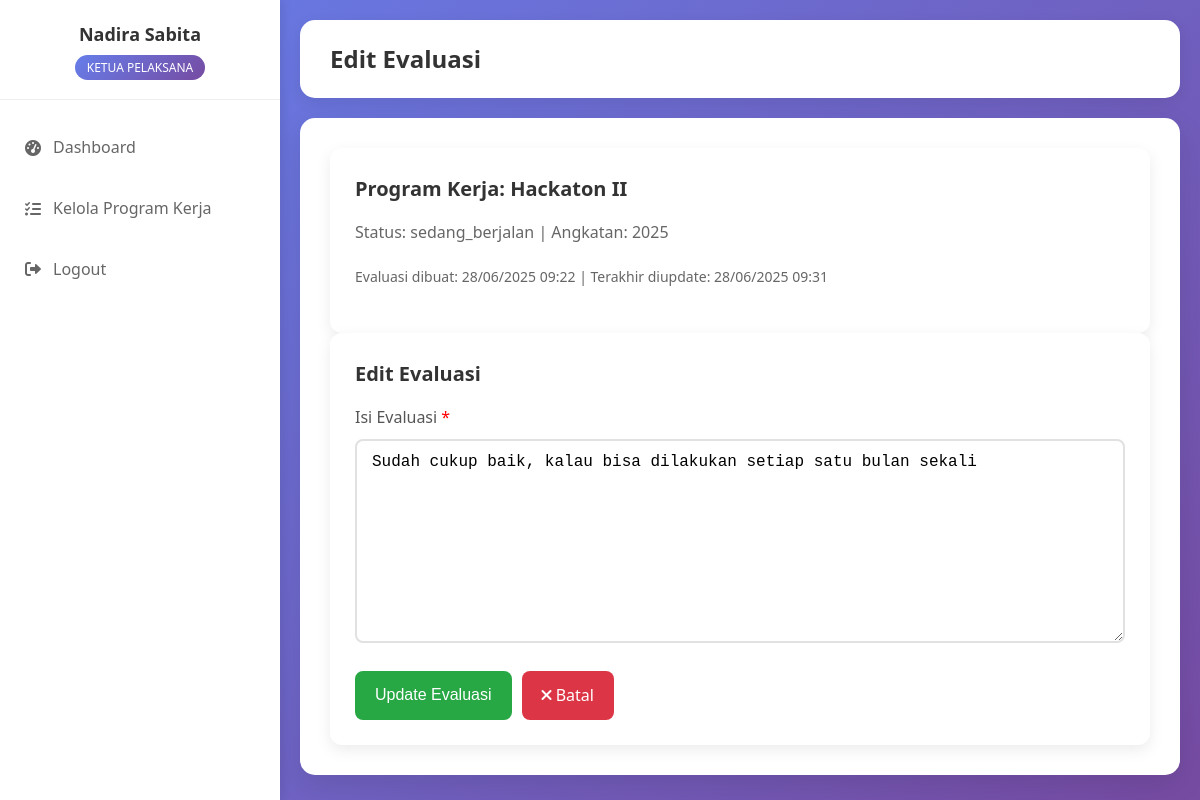
Screenshot of /modules/evaluasi/edit_evaluasi.php?id=10 (signed in) with the database file from the repository.
### tables this page shows
CREATE TABLE `evaluasi` (
  `id` int(11) NOT NULL,
  `proker_id` varchar(10) DEFAULT NULL,
  `evaluasi` text NOT NULL,
  `created_by` int(11) DEFAULT NULL,
  `created_at` timestamp NOT NULL DEFAULT current_timestamp(),
  `updated_at` timestamp NOT NULL DEFAULT current_timestamp() ON UPDATE current_timestamp()
);

CREATE TABLE `program_kerja` (
  `id` varchar(10) NOT NULL,
  `nama_proker` varchar(200) NOT NULL,
  `deskripsi` text DEFAULT NULL,
  `tanggal_mulai` date DEFAULT NULL,
  `tanggal_selesai` date DEFAULT NULL,
  `status` enum('belum_mulai','sedang_berjalan','selesai','dibatalkan') DEFAULT NULL,
  `angkatan` varchar(10) DEFAULT NULL,
  `ketua_pelaksana_id` int(11) DEFAULT NULL,
  `created_by` int(11) DEFAULT NULL,
  `created_at` timestamp NOT NULL DEFAULT current_timestamp(),
  `updated_at` timestamp NOT NULL DEFAULT current_timestamp() ON UPDATE current_timestamp()
);

### includes/functions.php (called while the page is built, shortened)
<?php
function sanitize($data) {
    return htmlspecialchars(trim($data), ENT_QUOTES, 'UTF-8');
}
function getStatusBadge($status) {
    $badges = [
        'belum_mulai' => '<span class="badge badge-warning">Belum Mulai</span>',
        'sedang_berjalan' => '<span class="badge badge-info">Sedang Berjalan</span>',
        'selesai' => '<span class="badge badge-success">Selesai</span>',
        'dibatalkan' => '<span class="badge badge-danger">Dibatalkan</span>',
    ];
    return $badges[$status] ?? $status;
}
?>

### modules/evaluasi/edit_evaluasi.php (the view, shortened to what this page needs)
<?php
require_once '../../config/database.php';
require_once '../../includes/functions.php';
$evaluasi_id = $_GET['id'] ?? 0;
$stmt = $pdo->prepare("
    SELECT e.*, pk.nama_proker, pk.angkatan, pk.status, pk.tanggal_mulai, pk.tanggal_selesai
    FROM evaluasi e
    JOIN program_kerja pk ON e.proker_id = pk.id
    WHERE e.id = ? AND e.created_by = ?
");
$stmt->execute([$evaluasi_id, $_SESSION['user_id']]);
$evaluasi = $stmt->fetch();
$proker_id = $evaluasi['proker_id'];
?>
<!DOCTYPE html>
<html lang="id">
<head>
    <link rel="stylesheet" href="../../css/style.css">
    <link rel="stylesheet" href="https://cdnjs.cloudflare.com/ajax/libs/font-awesome/6.0.0/css/all.min.css">
</head>
<body>
    <div class="dashboard-container">
            <div class="sidebar" id="sidebar">
                <div class="sidebar-header">
                    <h3><?= $_SESSION['nama'] ?></h3>
                        <span class="role-badge">
                        <?= ucwords(str_replace('_', ' ', $_SESSION['role'])) ?></span>
                </div>
            <div class="sidebar-menu">
                    <div class="menu-item">
                    <a href="../../dashboard/<?= $_SESSION['role'] ?>.php">
                        <i class="fas fa-tachometer-alt"></i>
                        Dashboard
                    </a>
                </div>
            <div class="menu-item">
                <?php if ($_SESSION['role']): ?>
                <a href="../proker/manage_proker.php">
                    <i class="fas fa-tasks"></i>
                    Kelola Program Kerja
                </a>
                <?php endif; ?>
            </div>
            <div class="menu-item">
                  <?php if ($_SESSION['role']): ?>
                    <a href="../../logout.php">
                        <i class="fas fa-sign-out-alt"></i>
                        Logout
                    </a>
                <?php endif; ?>
            </div>
            </div>
        </div>
        <div class="main-content" id="mainContent">
            <div class="container">
                <div class="header">
                    <h1>Edit Evaluasi</h1>
                </div>
        <div class="dashboard">
            <div class="card">
                <h3>Program Kerja: <?= sanitize($evaluasi['nama_proker']) ?></h3>
                <p style="color: #666;">
                    Status: <?= getStatusBadge($evaluasi['status']) ?> |
                    Angkatan: <?= sanitize($evaluasi['angkatan'] ?? '-') ?>
                </p>
                <p style="color: #666; font-size: 14px;">
                    Evaluasi dibuat: <?= date('d/m/Y H:i', strtotime($evaluasi['created_at'])) ?>
                    <?php if ($evaluasi['updated_at'] != $evaluasi['created_at']): ?>
                        | Terakhir diupdate: <?= date('d/m/Y H:i', strtotime($evaluasi['updated_at'])) ?>
                    <?php endif; ?>
                </p>
            </div>
            <form method="POST" class="card">
                <h3>Edit Evaluasi</h3>
                <div class="form-group">
                    <label for="evaluasi">Isi Evaluasi <span style="color: red;">*</span></label>
                    <textarea class="form-control" id="evaluasi" name="evaluasi" rows="10"
                              placeholder="Tuliskan evaluasi program kerja Anda di sini..."><?= sanitize($evaluasi['evaluasi']) ?></textarea>
                </div>
                <div style="display: flex; gap: 10px;">
                    <button type="submit" class="btn btn-success">Update Evaluasi</button>
                   <a href="manage_evaluasi.php?proker_id=<?= $proker_id ?>" class="btn btn-danger">
                                <i class="fas fa-times"></i> Batal
                            </a>
                </div>
            </form>
        </div>
    </div>
</body>
</html>

### css/style.css (style rules this page uses)
* { margin: 0; padding: 0; box-sizing: border-box; }
body { font-family: 'Segoe UI', Tahoma, Geneva, Verdana, sans-serif; background: linear-gradient(to bottom right, #6a11cb, #2575fc); min-height: 100vh; line-height: 1.6; }
.container { max-width: 1200px; margin: 0 auto; padding: 20px; }
.form-group { margin-bottom: 20px; }
.form-group label { display: block; margin-bottom: 8px; color: #555; font-weight: 500; }
.form-control { width: 100%; padding: 12px 15px; border: 2px solid #e1e1e1; border-radius: 8px; font-size: 16px; transition: border-color 0.3s; }
.btn { padding: 12px 20px; border: none; border-radius: 8px; cursor: pointer; font-size: 16px; transition: all 0.3s; text-decoration: none; display: inline-block; text-align: center; }
.btn-success { background-color: #28a745; color: white; }
.btn-danger { background-color: #dc3545; color: white; }
.dashboard { background: white; border-radius: 15px; padding: 30px; margin-top: 20px; box-shadow: 0 10px 30px rgba(0, 0, 0, 0.1); }
.header { background: white; padding: 20px 30px; border-radius: 15px; box-shadow: 0 5px 15px rgba(0, 0, 0, 0.08); margin-bottom: 20px; display: flex; justify-content: space-between; align-items: center; flex-wrap: wrap; }
.header h1 { color: #333; font-size: 24px; margin: 0; flex: 1; }
.card { background: white; padding: 25px; border-radius: 12px; box-shadow: 0 5px 15px rgba(0, 0, 0, 0.08); transition: transform 0.3s; }
.card h3 { color: #333; margin-bottom: 15px; font-size: 20px; }
.card p { color: #666; margin-bottom: 20px; }
.dashboard-container { display: flex; min-height: 100vh; background: linear-gradient(135deg, #667eea 0%, #764ba2 100%); }
.sidebar { width: 280px; background: white; box-shadow: 2px 0 10px rgba(0, 0, 0, 0.1); transition: transform 0.3s ease; position: fixed; height: 100vh; overflow-y: auto; z-index: 1000; }
.sidebar-header { padding: 20px; border-bottom: 1px solid #eee; text-align: center; }
.sidebar-header h3 { color: #333; font-size: 18px; margin-bottom: 5px; }
.sidebar-header .role-badge { background: linear-gradient(135deg, #667eea 0%, #764ba2 100%); color: white; padding: 4px 12px; border-radius: 15px; font-size: 12px; text-transform: uppercase; font-weight: 500; }
.sidebar-menu { padding: 20px 0; }
.menu-item { margin-bottom: 5px; }
.menu-item a { display: flex; align-items: center; padding: 15px 20px; color: #666; text-decoration: none; transition: all 0.3s; border-left: 3px solid transparent; }
.menu-item a i { margin-right: 10px; width: 20px; text-align: center; }
.main-content { flex: 1; margin-left: 280px; transition: margin-left 0.3s ease; }

### rows the page displays
evaluasi: proker.nama_proker "Hackaton II", proker.status "sedang_berjalan", proker.angkatan "2025", created_at "28/06/2025 09:22", updated_at "28/06/2025 09:31", evaluasi "Sudah cukup baik, kalau bisa dilakukan setiap satu bulan sekali"

### other values shown
$_SESSION['nama'] "Nadira Sabita"
str_replace('_', ' ', $_SESSION['role']) "KETUA PELAKSANA"
